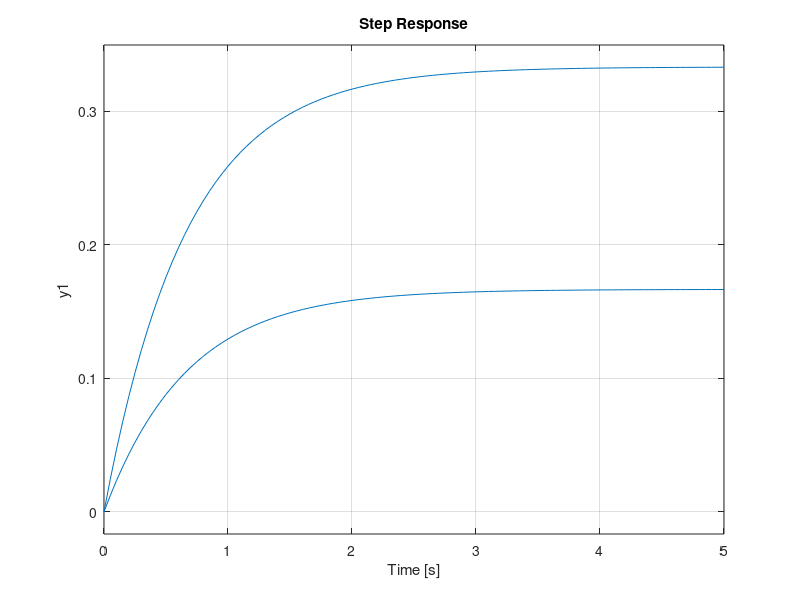
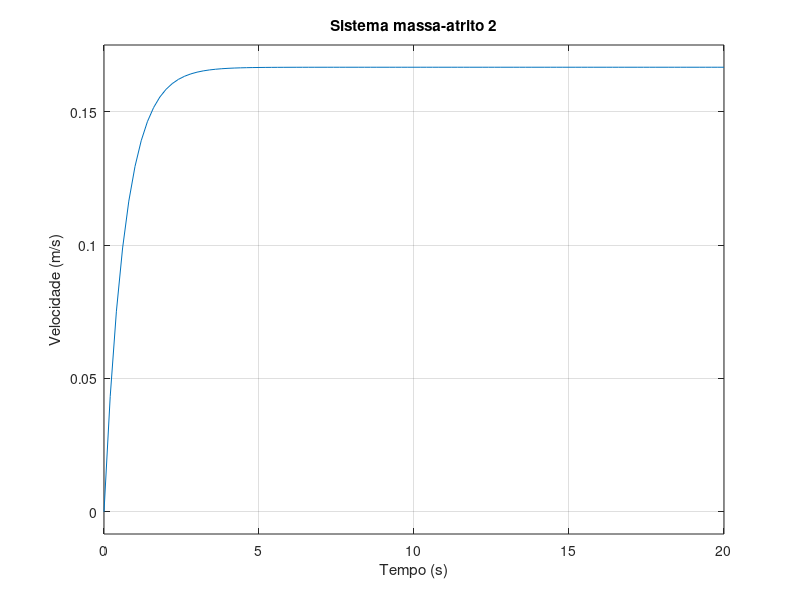
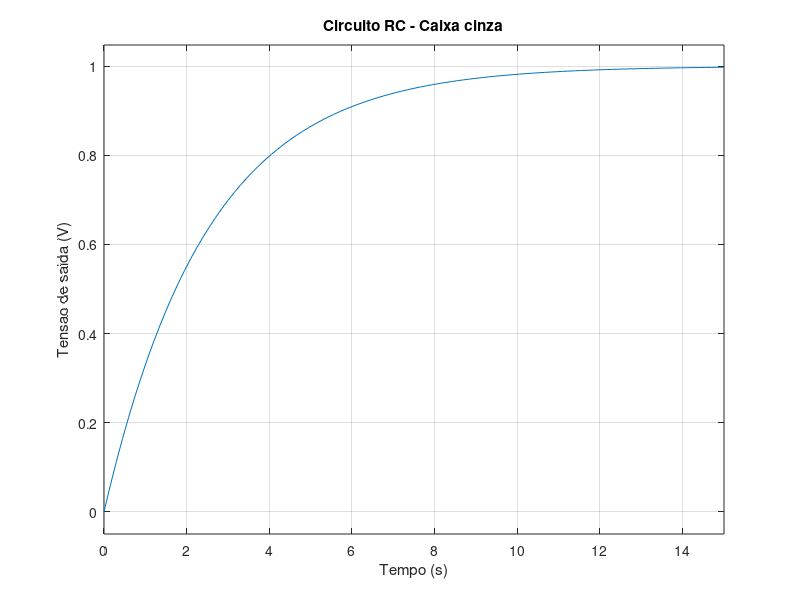
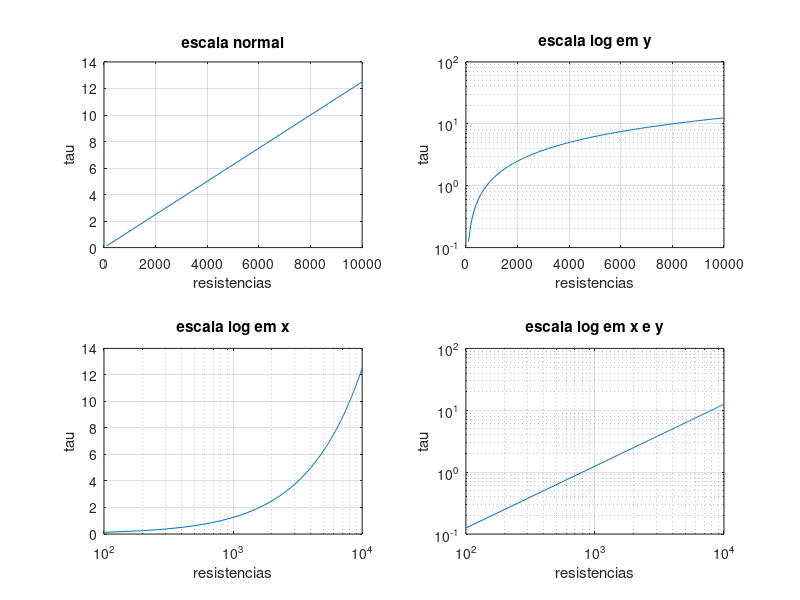

The MATLAB source for these figures, in order: (Note: this script raises an error after producing the figures.)
clc;
clear all;
close all;

%% sistema massa-atrito (caixa branca) --> comparação gráfica
m1 = 2;
b1 = 3;
m2 = 4;
b2 = 6;

num = 1;
den1 = [m1 b1];
den2 = [m2 b2];

G1 = tf(num, den1)
G2 = tf(num, den2)

% Resposta ao degrau

figure
step(G1, 20)
hold on
step(G2, 20)
% Representacao da forca aplicada ao sistema
plot([0 0 20], [0 1 1], "r--", "LineWidth", 1)

grid on

xlabel("Tempo (s)")
ylabel("Velocidade (m/s)")
title("Sistema massa-atrito - Caixa branca")
legend("Velocidade do corpo 1","Velocidade do corpo 2", "Forca aplicada", "Location", "southeast")

% [posicao horizontal, posicao vertical, largura, altura]
axes('Position',[0.2 0.3 0.2 0.4])

box on   % Mostra a borda da nova janela
step(G1, 5)
hold on
step(G2, 5)

xlim([0 5])
grid on

figure
%---------------------------------------------------------------
% subplot(linhas, colunas, posicao)
subplot(2,1,1)
step(G1, 20)
xlabel("Tempo (s)")
ylabel("Velocidade (m/s)")
title("Sistema massa-atrito 1")

subplot(2,1,2)
step(G2, 20)
xlabel("Tempo (s)")
ylabel("Velocidade (m/s)")
title("Sistema massa-atrito 2")

%% Circuito RC e comparação de escalas

r = 2000;
tau = 2.5;
C = tau/r;
disp(C)

num = 1;
den = [r*C 1];
G1 = tf(num, den)

% Resposta ao degrau
figure
step(G1, 15)
grid on

xlabel("Tempo (s)")
ylabel("Tensao de saida (V)")
title("Circuito RC - Caixa cinza")

Rteste = 100:100:10000;
tau = C * Rteste;

figure

subplot(2,2,1)
plot(Rteste,tau)
grid on
xlabel('resistencias')
ylabel('tau')
title('escala normal')


subplot(2,2,2)
semilogy(Rteste,tau)
grid on
xlabel('resistencias')
ylabel('tau')
title('escala log em y')

subplot(2,2,3)
semilogx(Rteste,tau)
grid on
xlabel('resistencias')
ylabel('tau')
title('escala log em x')

subplot(2,2,4)
loglog(Rteste,tau)
grid on
xlabel('resistencias')
ylabel('tau')
title('escala log em x e y')

%% 3 identificação e visualização de dados experimentais (caixa preta)
t = (0:25)';
u =  [0 0 0 0 1 1 1 1 1 1 1 1 1 1 1 1 1 1 1 1 1 1 1 1 1 1];
y =  [0.008 0.012 0.006 0.010 0.020 0.382 0.671 0.903 1.082 1.226 1.335 1.425 1.492 1.547 1.587 1.618 1.642 1.660 1.674 1.684 1.692 1.698 1.702 1.706 1.709 1.711];
u = u';
y = y';

figure
subplot(2,1,1)
plot(t,u)
grid on
xlabel('t')
ylabel('u')
title('Entrada')

subplot(2,1,2)
plot(t,y)
grid on
xlabel('t')
ylabel('y')
title('Saída')

figure
plot3(t,u,y)
grid on
xlabel('t')
ylabel('u')
zlabel('y')


Ts = 1; %tempo de amostragem dos dados
dados = iddata(y, u, Ts); % Organizando entrada, saida e tempo de amostragem

% Estimando uma funcao de transferencia
G1 = tfest(dados, 1, 0) % tfest(dados, quantidade de polos, quantidade de zeros)

figure
compare(dados, G1) % Comparacao entre os dados e o modelo identificado
grid on

figure
step(G1, 25) % Resposta ao degrau do modelo identificado
grid on

xlabel("Tempo (s)")
ylabel("Saida")
title("Modelo identificado - Caixa preta")

%% 4 - análise de diferente circuitos RC
R = [1000 2000 3000 5000];
tau = [1.2 2.8 3.9 7];
C = tau./R

figure
plot3(R,tau,C)
grid on
xlabel('R')
ylabel('tau')
zlabel('C')

num = 1;
den = [R(3)*C(3) 1];
G1 = tf(num, den) % Função de transferencia do experimento 3

% Resposta ao degrau
figure
step(G1, 20)
grid on

xlabel("Tempo (s)")
ylabel("Tensao de saida (V)")
title("Circuito RC - Caixa cinza")

% [posicao horizontal, posicao vertical, largura, altura]
axes('Position',[0.2 0.3 0.2 0.4])

box on   % Mostra a borda da nova janela
step(G1, 20)
grid on

% Regiao que sera mostrada na ampliacao
xlim([0 5])

%% 5 - análise completa dos 3 tipos de modelagem

% massa atrito
m = 3;
b = 5;
num = 1;
den = [m b];
G1 = tf(num, den)

% rc
r = 1500;
tau = 3;
c = tau/r
num = 1;
den = [r*c 1];
G2 = tf(num, den)

% caixa preta
t = (0:20)';
u = [0 0 0 1 1 1 1 1 1 1 1 1 1 1 1 1 1 1 1 1 1];
y = [0.010 0.006 0.012 0.018 0.408 0.706 0.934 1.103 1.229 1.322 1.391 1.441 1.479 1.505 1.526 1.540 1.551 1.558 1.564 1.568 1.571];
ts = 1;

dados = iddata(y', u', ts); % Organizando entrada, saida e tempo de amostragem

% Estimando uma funcao de transferencia
G3 = tfest(dados, 1, 0) % tfest(dados, quantidade de polos, quantidade de zeros)

figure
subplot(3,1,1)
step(G1,20)
grid on
xlabel('tempo')
ylabel('G1')
title('Massa-atrito')

subplot(3,1,2)
step(G2,20)
grid on
xlabel('tempo')
ylabel('G2')
title('RC')

subplot(3,1,3)
step(G3,20)
grid on
xlabel('tempo')
ylabel('G3')
title('Caixa preta')

figure
subplot(2,1,1)
plot(t,u)
xlabel('tempo')
ylabel('u')
title('entrada')
grid on

subplot(2,1,2)
plot(t,y)
xlabel('tempo')
ylabel('y')
title('saída')
grid on


figure
compare(dados, G3) % Comparacao entre os dados e o modelo identificado
grid on

% caixa branca: todos os parametros e equações do sistema são conhecidos
% caixa cinza: alguns parâmetros do sistema são desconhecidos e precisam
% ser calculados/estimados
% caixa preta: a física do sistema não é conhecida
